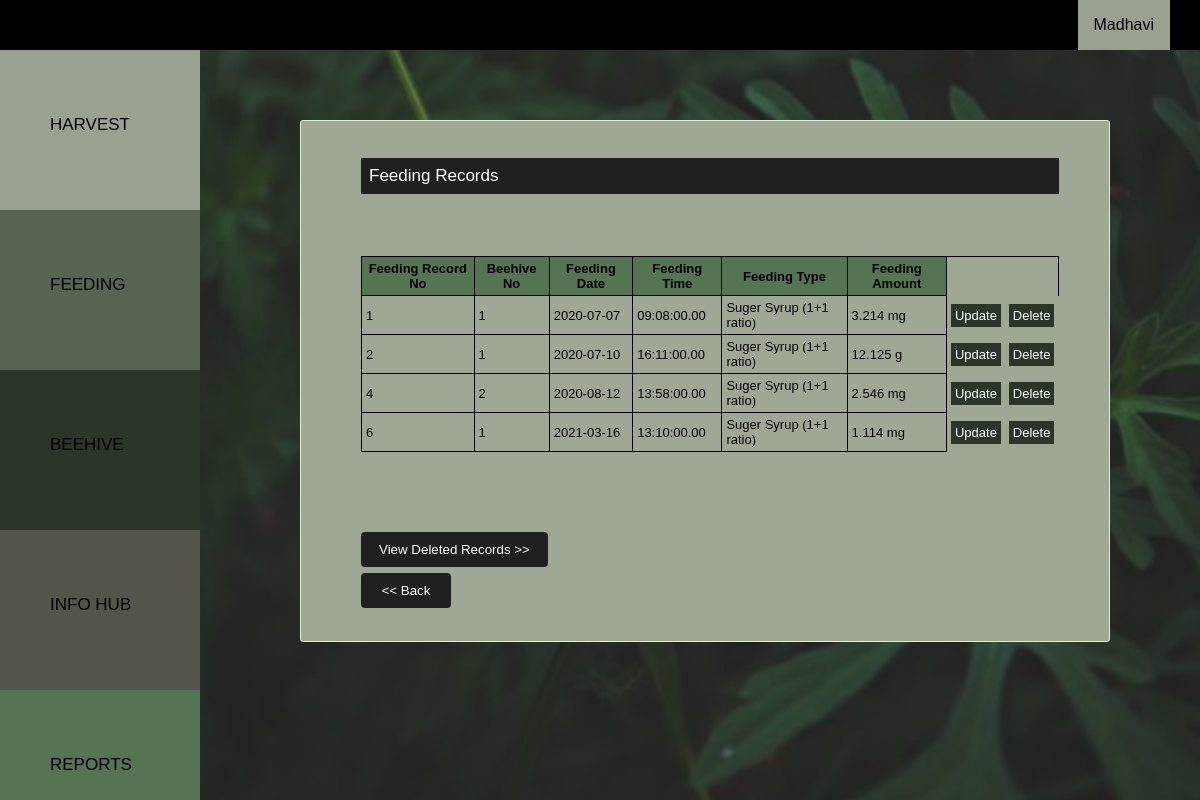
/src/php/bk_viewfeeding.php (signed in), run on the app's committed database.
### tables this page shows
CREATE TABLE `feeding` (
  `FeedingRecNo` int(10) NOT NULL,
  `userID` int(10) NOT NULL,
  `beehiveno` int(10) NOT NULL,
  `date` date NOT NULL,
  `fdate` date NOT NULL,
  `ftime` time(2) NOT NULL,
  `feedingtype` varchar(50) NOT NULL,
  `famount` decimal(20,3) NOT NULL,
  `unit` varchar(5) NOT NULL,
  `is_deleted` tinyint(1) NOT NULL DEFAULT 0
);

### src/php/bk_viewfeeding.php (the view, shortened to what this page needs)
<html>
	<head>
      <link rel="stylesheet" type="text/CSS" href="../../public/css/bk_style.css">
      <link rel="stylesheet" type="text/CSS" href="../../public/css/bk_catstyle.css">
	</head>
	<body>
<?php include('bk_navbar.php');
        include('bk_sidenavbar.php');?>
<div class="main">
<div class="bhivecontainer">
<p>Feeding Records</p>
 <br/><br/><br/>
			<center>
            <table >
                <tr style="background-color:#547454">
                <th>Feeding Record No</th>
                <th>Beehive No</th>
                <th>Feeding Date</th>
                <th>Feeding Time</th>
                <th>Feeding Type</th>
                <th>Feeding Amount</th>
                </tr>
			<?php
$sql = "SELECT FeedingRecNo,beehiveno,fdate,ftime,feedingtype,famount,unit FROM feeding where userID='".$_SESSION['userid']."' and is_deleted=0";
mysqli_query($connection, $sql);
$result = mysqli_query($connection,$sql);
		while($row=mysqli_fetch_assoc($result)){
            echo '<tr >';
            echo '<td>';
        echo $row['FeedingRecNo'];
        echo '</td>';
        echo '<td>';
        echo $row['beehiveno'];
        echo '</td>';
            echo '<td>';
        echo $row['fdate'];
        echo '</td>';
        echo '<td>';
        echo $row['ftime'];
        echo '</td>';
        echo '<td>';
        echo $row['feedingtype'];
        echo '</td>';
        echo '<td>';
        echo $row['famount']." ".$row['unit'];
        echo '</td>';
        echo "<td style='border-style:hidden; border-left:1px solid black'><a href ='bk_updatefeeding.php?FeedingRecNo=".$row['FeedingRecNo']."' style='background-color: #2b3528; color: white; text-decoration: none; padding:4px'> Update </a> </td>" ;
		echo "<td style='border-style:hidden'><a href ='bk_deletefeeding.php?FeedingRecNo=".$row['FeedingRecNo']." ' style='background-color: #2b3528; color: white; text-decoration: none; padding:4px'> Delete </a> </td>" ;
        echo '</tr>';
        }?>
            </table></center>
<br/>
        <br/>
        <br/><br/>
        <form  action="bk_viewdelfeeding.php" method="post" >
        <div class="row"><div class="c1" style="width:849px">
        <input type="submit" value="View Deleted Records >>" name="back" >
        </div>
        </form>
            <form  action="bk_feeding.php" method="post" >
            <div class="c2">
        <input type="submit" value="<< Back" name="back" style="width:90px">
        </div>
    </div>
</div>
	</body>
</html>

### public/css/bk_style.css (style rules this page uses)
body { margin: 0; font-family: Arial, Helvetica, sans-serif; }
a { text-decoration:none; }
.bhivecontainer { background-color: #9fa895; padding: 20px 50px 20px 60px; border: 1px solid rgb(222, 240, 219); border-radius: 3px; font-size: 13.5px; }
.bhivecontainer p { font-size: 17px; color: white; text-align: left; padding: 8px; background-color:#202020; }
.c1 { float: left; width: 815px; margin-top: 6px; }
.c2 { float: left; width: 185px; margin-top: 6px; }
.row:after { content: ""; display: table; clear: both; }
input[type=submit] { background-color: #202020; color: white; padding: 10px 18px; border: none; border-radius: 4px; cursor: pointer; float: left; }
table, td , tr, th { border: 1px solid black; border-collapse: collapse; font-size: 13px; table-layout: fixed; padding:4px; }

### public/css/bk_catstyle.css (style rules this page uses)
body { margin: 0; font-family: Arial; background-position: center; background-repeat: no-repeat; background-size: cover; background-attachment: fixed; background-image: url(../img/21.png); }
.main { margin-left: 300px; margin-right: 90px; margin-bottom: 50px; margin-top: 120px; }
* { box-sizing: border-box; }

### data on the page
feeding: FeedingRecNo "1", beehiveno "1", fdate "2020-07-07", ftime "09:08:00.00", feedingtype "Suger Syrup (1+1 ratio)", famount "3.214", unit "mg"
feeding: FeedingRecNo "2", beehiveno "1", fdate "2020-07-10", ftime "16:11:00.00", feedingtype "Suger Syrup (1+1 ratio)", famount "12.125", unit "g"
feeding: FeedingRecNo "4", beehiveno "2", fdate "2020-08-12", ftime "13:58:00.00", feedingtype "Suger Syrup (1+1 ratio)", famount "2.546", unit "mg"
feeding: FeedingRecNo "6", beehiveno "1", fdate "2021-03-16", ftime "13:10:00.00", feedingtype "Suger Syrup (1+1 ratio)", famount "1.114", unit "mg"

### other printed values
$_SESSION['username'] "Madhavi"
